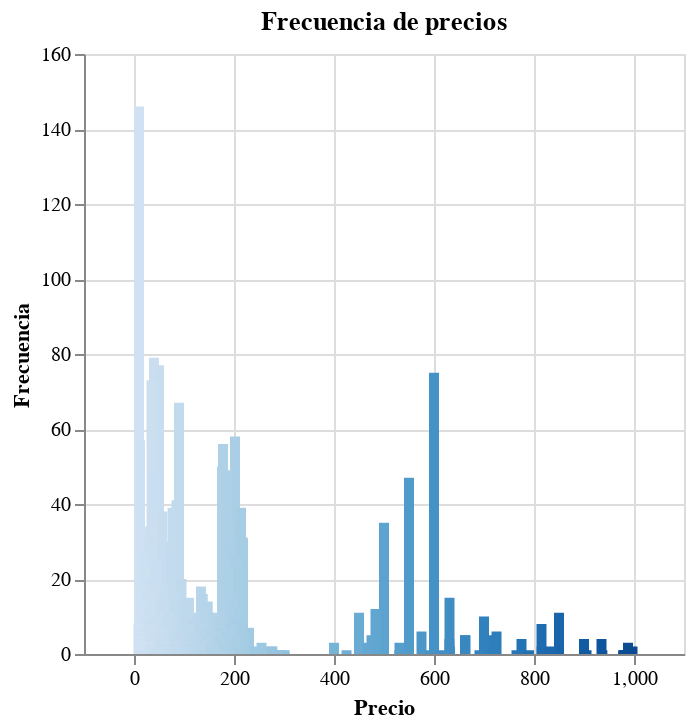

Notebook source saved alongside this figure:
### Code cell
# price, general plot
alt.Chart(source).mark_bar().encode(
    alt.X('Price', title="Precio"),
    alt.Y('Frequency', title="Frecuencia"),
    alt.Color('Price', legend=None),
    tooltip=['Price', 'Frequency']
).properties(title="Frecuencia de precios")

### Figure 1 — Vega-Lite specification as saved in the notebook (floating-point values rounded to 4 significant figures; data arrays with more than 128 entries replaced by an {"elided": "..."} marker saying what was removed)
{"config": {"view": {"continuousWidth": 300, "continuousHeight": 300}}, "data": {"name": "data-a609e6a651a9fbd31ef9578b9d426539"}, "mark": {"type": "bar"}, "encoding": {"color": {"field": "Price", "legend": null, "type": "quantitative"}, "tooltip": [{"field": "Price", "type": "quantitative"}, {"field": "Frequency", "type": "quantitative"}], "x": {"field": "Price", "title": "Precio", "type": "quantitative"}, "y": {"field": "Frequency", "title": "Frecuencia", "type": "quantitative"}}, "title": "Frecuencia de precios", "$schema": "https://vega.github.io/schema/vega-lite/v5.20.1.json", "datasets": {"data-a609e6a651a9fbd31ef9578b9d426539": {"elided": "2988 records"}}}
